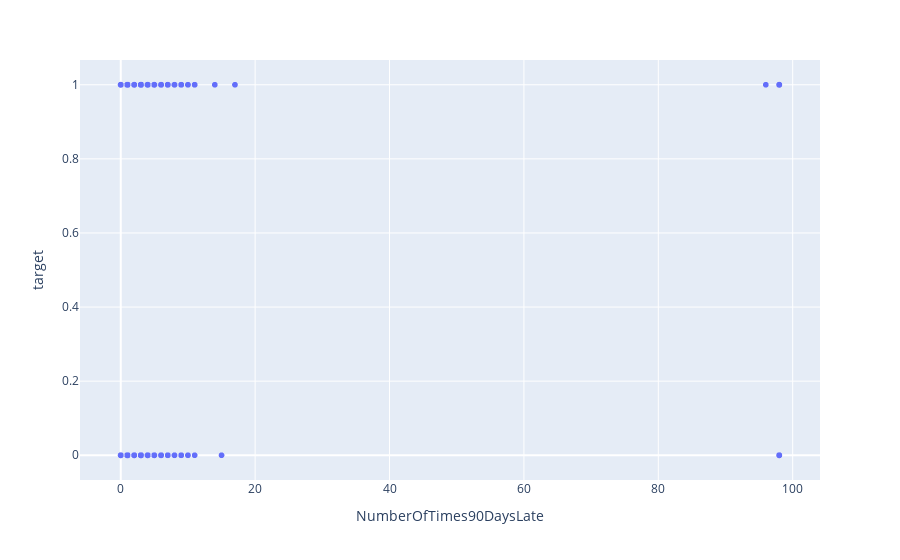

The notebook cell this image was saved under:
### Code cell
px.scatter(data_frame = df,x = 'NumberOfTimes90DaysLate',y = 'target')

### Figure 1 — Plotly figure (JSON) as saved in the notebook; plotly's stock layout.template omitted (floating-point values rounded to 4 significant figures; data arrays with more than 128 entries replaced by an {"elided": "..."} marker saying what was removed)
{"data": [{"hovertemplate": "NumberOfTimes90DaysLate=%{x}<br>target=%{y}<extra></extra>", "legendgroup": "", "marker": {"color": "#636efa", "symbol": "circle"}, "mode": "markers", "name": "", "showlegend": false, "type": "scattergl", "x": {"elided": "73363 int values"}, "xaxis": "x", "y": {"elided": "73363 int values"}, "yaxis": "y"}], "layout": {"legend": {"tracegroupgap": 0}, "margin": {"t": 60}, "xaxis": {"anchor": "y", "domain": [0, 1], "title": {"text": "NumberOfTimes90DaysLate"}}, "yaxis": {"anchor": "x", "domain": [0, 1], "title": {"text": "target"}}}}
